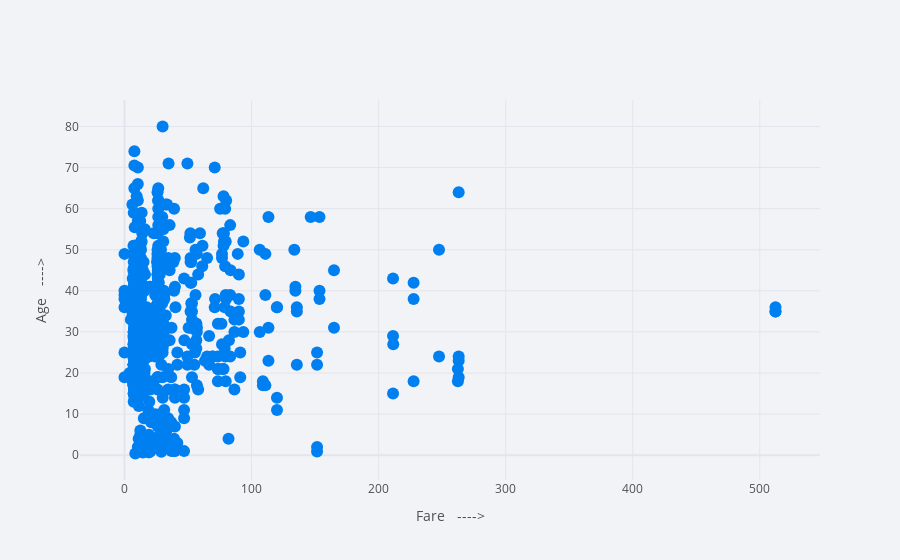

The notebook cell this image was saved under:
### Code cell
# change background theme

#cufflinks is used for setting configurations


cf.set_config_file(theme="polar")
titanic.iplot(x = "fare", y = "age", mode = "markers", xTitle="Fare   ---->", yTitle = "Age   ---->")

### Figure 1 — Plotly figure (JSON) as saved in the notebook; plotly's stock layout.template omitted (floating-point values rounded to 4 significant figures; data arrays with more than 128 entries replaced by an {"elided": "..."} marker saying what was removed)
{"data": [{"line": {"color": "rgba(0, 128, 240, 1.0)", "dash": "solid", "shape": "linear", "width": 1.3}, "marker": {"size": 12, "symbol": "circle"}, "mode": "markers", "name": "age", "text": "", "type": "scatter", "x": {"elided": "891 float values"}, "y": {"elided": "891 mixed values"}}], "layout": {"legend": {"bgcolor": "#F2F3F7", "font": {"color": "#505050"}}, "paper_bgcolor": "#F2F3F7", "plot_bgcolor": "#F2F3F7", "title": {"font": {"color": "#484848"}}, "xaxis": {"gridcolor": "#E1E5ED", "showgrid": true, "tickfont": {"color": "#505050"}, "title": {"font": {"color": "#505050"}, "text": "Fare   ---->"}, "zerolinecolor": "#E1E5ED"}, "yaxis": {"gridcolor": "#E1E5ED", "showgrid": true, "tickfont": {"color": "#505050"}, "title": {"font": {"color": "#505050"}, "text": "Age   ---->"}, "zerolinecolor": "#E1E5ED"}}}
